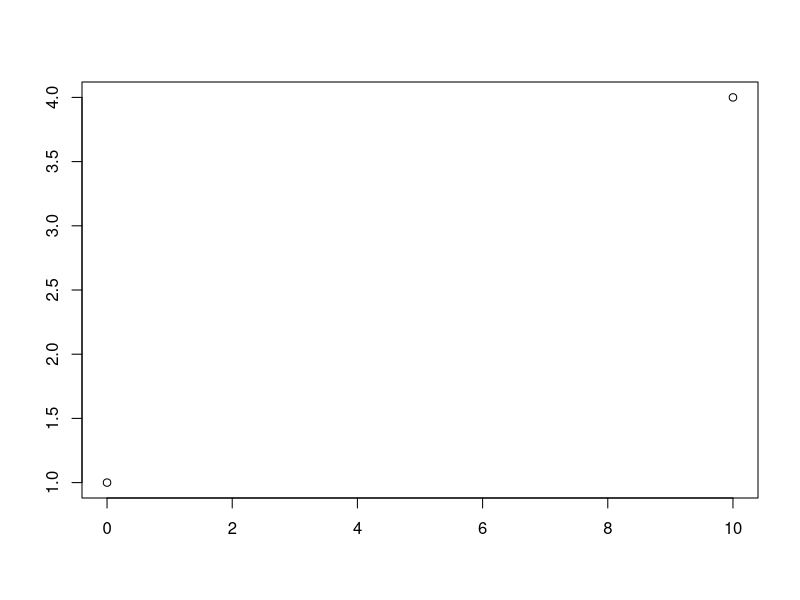
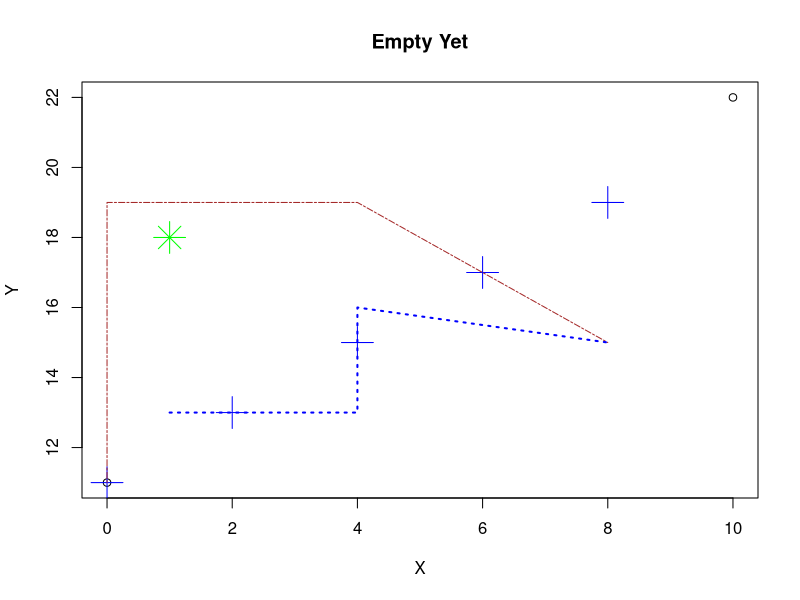
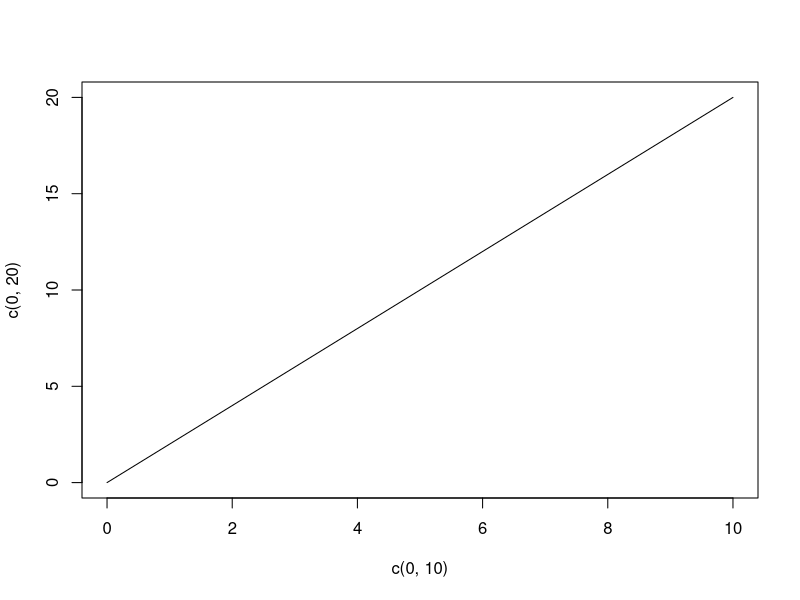
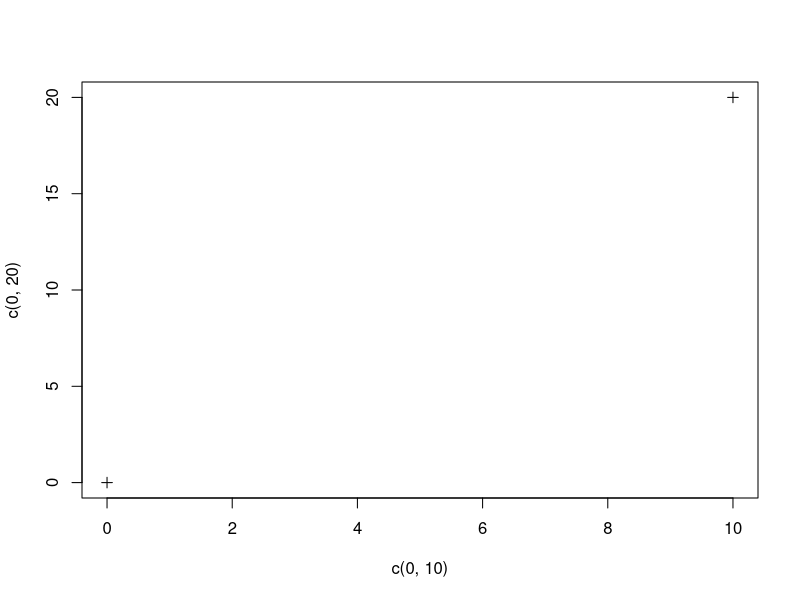
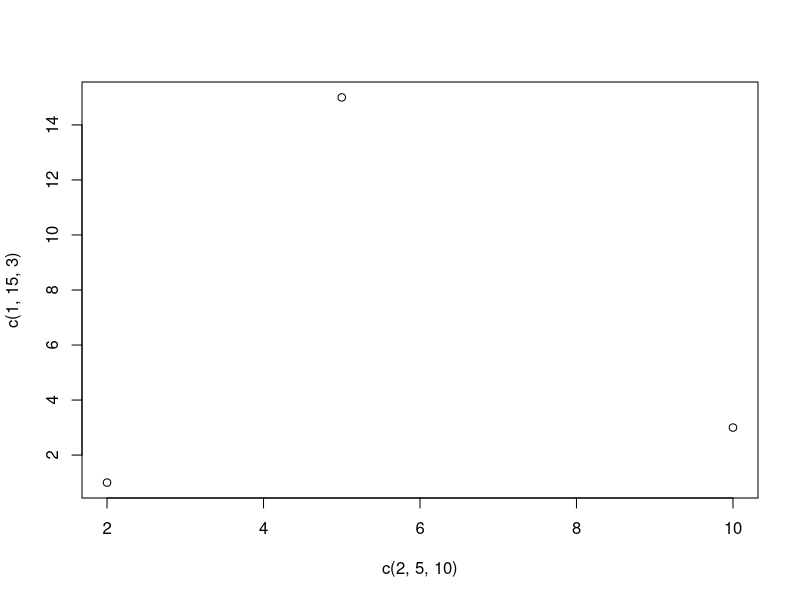
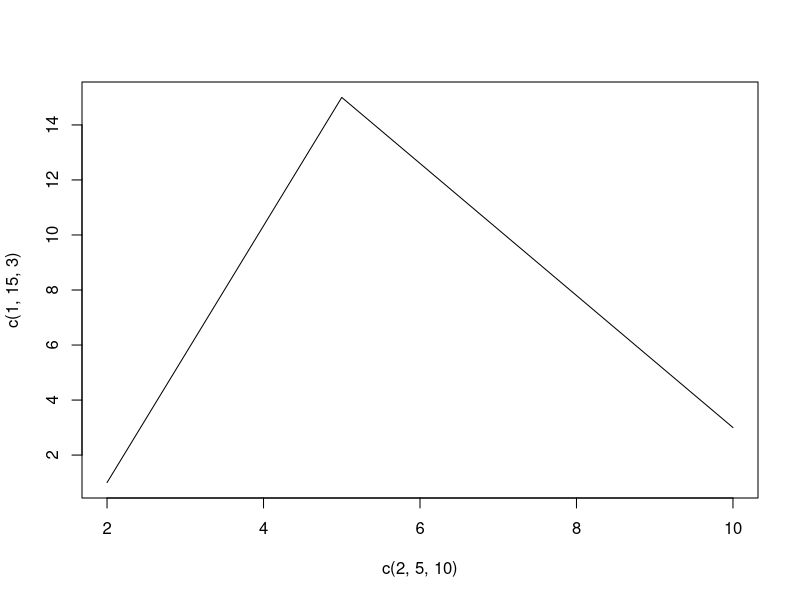
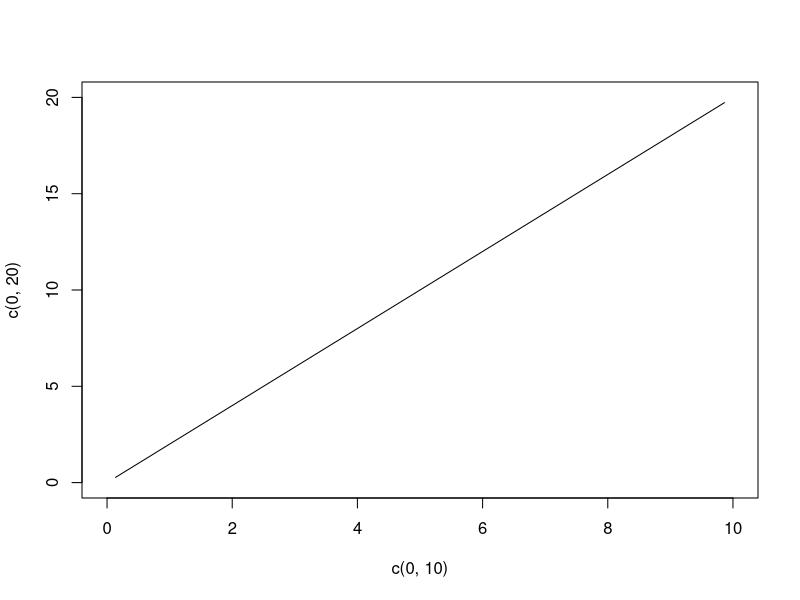
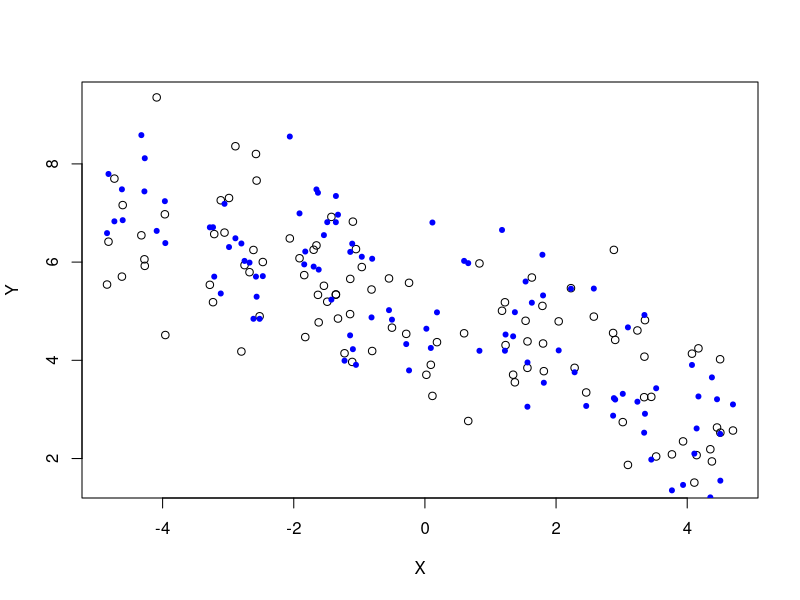

Reproduce these figures in R, in order. (Note: this script raises an error after producing the figures.)
# Creating graphs --------------------------------
# 처음에 x축 범위 y축 범위 설정
plot(c(0, 10), c(1, 4), ann = F)

plot(c(0, 10), c(11, 22), 
     xlab = "X", ylab = 'Y',
     main = "Empty Yet")

# Add points
# cex: size of points
# pch: type of point
points(x = seq(0, 8, 2), y = seq(11, 20, 2),
       col = "blue",
       cex = 3, pch = 3)
points(x = 1, y = 18,
       col = "green",
       cex = 3, pch = 8)


# Add lines
# col: color
# lwd: width of lines
lines(c(0, 0, 4, 8), c(11, 19, 19, 15),
      col = 'brown',
      lwd = 1,
      lty = 6)
lines(c(1, 4, 4, 8), c(13, 13, 16, 15),
      col = 'blue',
      lwd = 2,
      lty = 3)



plot(c(0, 10), c(0, 20), type = "l")
plot(c(0, 10), c(0, 20), type = "p", pch = 3)
plot(c(2, 5, 10), c(1, 15, 3), type = "p")
plot(c(2, 5, 10), c(1, 15, 3), type = "l")
# type c가 l보다 더 길다
# type l은 point와 닿지 않으려고 약간 줄임
plot(c(0, 10), c(0, 20), type = "c")



# Scatter plot ------------------------------------
n = 100
x <- runif(n, min = -5, max = 5)
y1 <- 5- 0.5*x + rnorm(n)
y2 <- 5- 0.5*x + rnorm(n)
plot(x, y1, xlab = "X", ylab = "Y")
points(x, y2, col = "blue", pch = 20)


# Line graph --------------------------------------
Time = 1:10
stock1 <- sort(sample(15:30, 10)); stock1
stock2 <- sort(sample(20:30, 10))
# b type은 both point and line
plot(Time, stock1, type = 'b', xlab = "Time", ylab = "Stock Price")
lines(Time, stock2, type = "b", col = "red", lwd = 2, lty = 2)
legend(x = 8.5, y = 18,
       c('A','B'),
       col=c('black','red'),
       lty=c(1,2),lwd=c(1,2))
legend(x = 8.5, y = 18,
       c('A','B'),
       col=c('black','red'),
       pch = c(1,1))



# Bar chart ---------------------------------------
x = c(100,250,200)
barplot(x,
        names.arg=c('a','b','c'),
        ylab='Products',
        main='Products by factory')

barplot(x,
        horiz = T,
        names.arg=c('a','b','c'),
        ylab='Products',
        main='Products by factory')
x <- matrix(1:4, 2, 2); x
barplot(x, beside = T, horiz = T, names = c("a", "b"))
x <- matrix(1:6, 3, 2)
barplot(x, beside = T, names = c("a", "b"))



# Histogram ---------------------------------------
x = rnorm(100)
hist(x, main = "Normal", freq = F)
lines(density(x), col = "red")
density(x)
head(x)
density(x)
?density


# Pie chart ---------------------------------------
x = c(100,300,300,500)
pct <- paste(round(x/sum(x)*100, 1), "%"); pct
pie(x, labels = pct, col = c("red", "blue", "green", "yellow"),
    main = "Pie Chart")
legend(c("A", "B", "C", "D"), fill = c("red", "blue", "green", "yellow"))


# Box plot ----------------------------------------
x <- rnorm(100); y <- rnorm(100, mean = 3, sd=  2); z <- rnorm(100, mean = -1, sd = 1.5)
boxplot(x, y, z, names = c("X", "Y", "Z"), 
        col = c(4, 2 ,3))

?text
text(1, 1, "Text")
text(1, 6, "Text", font = 2, cex = 2, col = 2)




par(mfrow = c(3, 3))

x <- cbind(rnorm(100), rnorm(100), rnorm(100)); head(x)
par(mfrow = c(1, 3))
for (i in 1:3) hist(x[,i])




































































